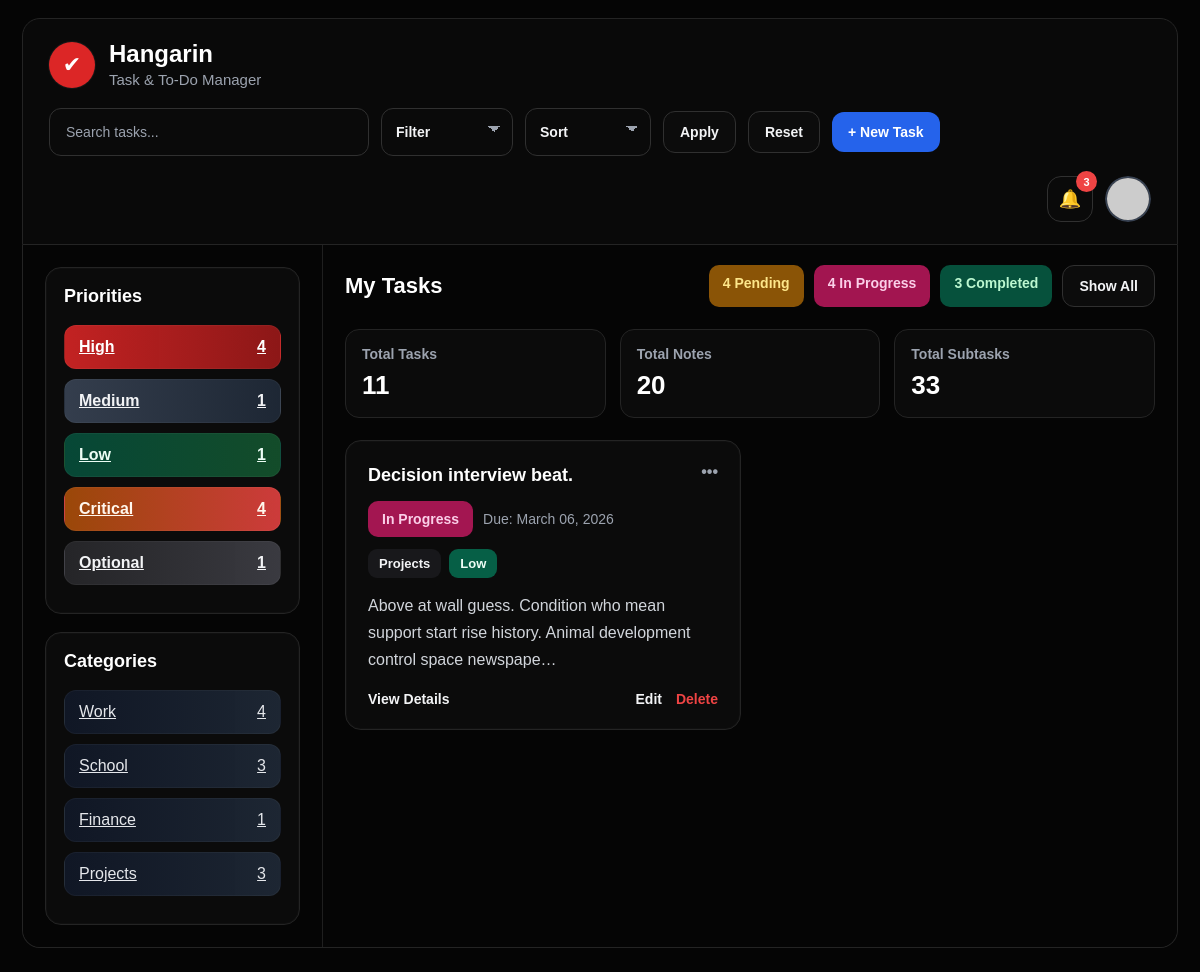
The page /dashboard/?q=&status=&sort=&priority=Low&category= (signed in) on the database its author committed.
### Hangarin/models.py (models this page shows, shortened)
class BaseModel(models.Model):
    created_at = models.DateTimeField(auto_now_add=True)
    updated_at = models.DateTimeField(auto_now=True)
    class Meta:
        abstract = True

class Priority(BaseModel):
    name = models.CharField(max_length=100)
    class Meta:
        verbose_name_plural = "Priorities"
    def __str__(self):
        return self.name

class Category(BaseModel):
    name = models.CharField(max_length=100)
    class Meta:
        verbose_name_plural = "Categories"
    def __str__(self):
        return self.name

class Task(BaseModel):
    title = models.CharField(max_length=255)
    description = models.TextField()
    deadline = models.DateTimeField()
    status = models.CharField(
        max_length=50,
        choices=StatusChoices.choices,
        default=StatusChoices.PENDING
    )
    category = models.ForeignKey(Category, on_delete=models.CASCADE, related_name="tasks")
    priority = models.ForeignKey(Priority, on_delete=models.CASCADE, related_name="tasks")

### Hangarin/views.py (the view)
# urls.py: path("dashboard/", dashboard, name="dashboard"),
@login_required
def dashboard(request):
    tasks = Task.objects.all()
    search_query = request.GET.get("q", "").strip()
    status_filter = request.GET.get("status", "").strip()
    sort_value = request.GET.get("sort", "").strip()
    priority_filter = request.GET.get("priority", "").strip()
    category_filter = request.GET.get("category", "").strip()
    if search_query:
        tasks = tasks.filter(
            Q(title__icontains=search_query) |
            Q(description__icontains=search_query)
        )
    if status_filter:
        tasks = tasks.filter(status=status_filter)
    if priority_filter:
        tasks = tasks.filter(priority__name__iexact=priority_filter)
    if category_filter:
        tasks = tasks.filter(category__name__iexact=category_filter)
    if sort_value == "newest":
        tasks = tasks.order_by("-created_at")
    elif sort_value == "oldest":
        tasks = tasks.order_by("created_at")
    elif sort_value == "due_asc":
        tasks = tasks.order_by("deadline")
    elif sort_value == "due_desc":
        tasks = tasks.order_by("-deadline")
    else:
        tasks = tasks.order_by("-created_at")
    priorities = Priority.objects.all()
    categories = Category.objects.all()
    pending_count = Task.objects.filter(status="Pending").count()
    in_progress_count = Task.objects.filter(status="In Progress").count()
    completed_count = Task.objects.filter(status="Completed").count()
    total_tasks = Task.objects.count()
    total_notes = Note.objects.count()
    total_subtasks = SubTask.objects.count()
    priority_data = []
    for priority in priorities:
        priority_data.append({
            "name": priority.name,
            "count": Task.objects.filter(priority=priority).count()
        })
    category_data = []
    for category in categories:
        category_data.append({
            "name": category.name,
            "count": Task.objects.filter(category=category).count()
        })
    context = {
        "tasks": tasks,
        "priority_data": priority_data,
        "category_data": category_data,
        "pending_count": pending_count,
        "in_progress_count": in_progress_count,
        "completed_count": completed_count,
        "total_tasks": total_tasks,
        "total_notes": total_notes,
        "total_subtasks": total_subtasks,
    }
    return render(request, "dashboard.html", context)

### Hangarin/templates/dashboard.html (shortened to what this page needs)
{% extends "base.html" %}
{% block content %}
<div class="app-shell">
    <header class="topbar">
        <div class="topbar-left">
            <div class="brand-wrap">
                <div class="brand-icon">✔</div>
                <div class="brand-text">
                    <h1 class="brand-title">Hangarin</h1>
                    <span class="brand-subtitle">Task &amp; To-Do Manager</span>
                </div>
            </div>
        </div>
        <div class="topbar-center">
            <form method="get" class="topbar-actions">
                <input
                    type="text"
                    name="q"
                    class="search-box"
                    placeholder="Search tasks..."
                    value="{{ request.GET.q|default:'' }}"
                >
                <select name="status" class="select-dropdown">
                    <option value="">Filter</option>
                </select>
                <select name="sort" class="select-dropdown">
                    <option value="">Sort</option>
                </select>
                <button class="ghost-btn" type="submit">Apply</button>
                <a href="{% url 'dashboard' %}" class="ghost-btn reset-btn">Reset</a>
                <a href="{% url 'create_task' %}" class="primary-btn">+ New Task</a>
            </form>
        </div>
        <div class="topbar-right">
            <div class="notification-dropdown">
                <button class="icon-btn notification-btn" type="button" id="notificationTrigger">
                    <span class="icon-symbol">🔔</span>
                    <span class="notif-badge">3</span>
                </button>
            </div>
            <div class="profile-dropdown">
                <button class="profile-trigger profile-trigger-icon" type="button" id="profileTrigger">
                    <img
                        src="https://ui-avatars.com/api/?name={{ request.user.username|default:'User' }}&background=3b82f6&color=ffffff&size=128"
                        alt="Profile"
                        class="profile-avatar-img"
                    >
                </button>
            </div>
        </div>
    </header>
    <div class="dashboard-layout">
        <aside class="sidebar">
            <div class="panel">
                <h2 class="panel-title">Priorities</h2>
                {% for item in priority_data %}
                    <a href="{% url 'dashboard' %}?q={{ request.GET.q|urlencode }}&status={{ request.GET.status|urlencode }}&sort={{ request.GET.sort|urlencode }}&priority={{ item.name|urlencode }}&category={{ request.GET.category|urlencode }}"
                       class="priority-row priority-{{ item.name|lower }} filter-link-row">
                        <span>{{ item.name }}</span>
                        <span>{{ item.count }}</span>
                    </a>
                {% empty %}
                    <p>No priorities found.</p>
                {% endfor %}
            </div>
            <div class="panel">
                <h2 class="panel-title">Categories</h2>
                {% for item in category_data %}
                    <a href="{% url 'dashboard' %}?q={{ request.GET.q|urlencode }}&status={{ request.GET.status|urlencode }}&sort={{ request.GET.sort|urlencode }}&priority={{ request.GET.priority|urlencode }}&category={{ item.name|urlencode }}"
                       class="category-row filter-link-row">
                        <span>{{ item.name }}</span>
                        <span>{{ item.count }}</span>
                    </a>
                {% empty %}
                    <p>No categories found.</p>
                {% endfor %}
            </div>
        </aside>
        <main class="main-content">
            <div class="main-header">
                <h2>My Tasks</h2>
                <div class="status-summary">
                    <a href="{% url 'dashboard' %}?q={{ request.GET.q|urlencode }}&status=Pending&sort={{ request.GET.sort|urlencode }}&priority={{ request.GET.priority|urlencode }}&category={{ request.GET.category|urlencode }}"
                       class="status-pill pending status-pill-link">
                        {{ pending_count }} Pending
                    </a>
                    <a href="{% url 'dashboard' %}?q={{ request.GET.q|urlencode }}&status=In%20Progress&sort={{ request.GET.sort|urlencode }}&priority={{ request.GET.priority|urlencode }}&category={{ request.GET.category|urlencode }}"
                       class="status-pill progress status-pill-link">
                        {{ in_progress_count }} In Progress
                    </a>
                    <a href="{% url 'dashboard' %}?q={{ request.GET.q|urlencode }}&status=Completed&sort={{ request.GET.sort|urlencode }}&priority={{ request.GET.priority|urlencode }}&category={{ request.GET.category|urlencode }}"
                       class="status-pill completed status-pill-link">
                        {{ completed_count }} Completed
                    </a>
                    <a href="{% url 'dashboard' %}" class="ghost-btn">Show All</a>
                </div>
            </div>
            <div class="totals-row">
                <div class="mini-total-card">
                    <h4>Total Tasks</h4>
                    <p>{{ total_tasks }}</p>
                </div>
                <div class="mini-total-card">
                    <h4>Total Notes</h4>
                    <p>{{ total_notes }}</p>
                </div>
                <div class="mini-total-card">
                    <h4>Total Subtasks</h4>
                    <p>{{ total_subtasks }}</p>
                </div>
            </div>
            <div class="task-grid">
                {% for task in tasks %}
                    <div class="task-card">
                        <div class="task-card-top">
                            <h3>{{ task.title }}</h3>
                            <span class="dot-menu">•••</span>
                        </div>
                        <div class="task-meta-line">
                            <span class="badge task-status-badge status-{{ task.status|slugify }}">{{ task.status }}</span>
                            <span>Due: {{ task.deadline|date:"F d, Y" }}</span>
                        </div>
                        <div class="task-tags">
                            <span class="badge category-badge">{{ task.category }}</span>
                            <span class="badge priority-badge priority-{{ task.priority.name|lower }}">
                                {{ task.priority }}
                            </span>
                        </div>
                        <p class="task-desc">{{ task.description|truncatechars:110 }}</p>
                        <div class="card-actions">
                            <a href="{% url 'task_detail' task.id %}" class="detail-link">View Details</a>
                            <div class="right-actions">
                                <a href="{% url 'edit_task' task.id %}" class="edit-link">Edit</a>
                                <a href="{% url 'delete_task' task.id %}" class="delete-link">Delete</a>
                            </div>
                        </div>
                    </div>
                {% empty %}
                    <div class="empty-card">No tasks yet.</div>
                {% endfor %}
            </div>
        </main>
    </div>
</div>
{% endblock %}

### rows shown on the page
Priority: name "High"
Priority: name "Medium"
Priority: name "Low"
Priority: name "Critical"
Priority: name "Optional"
Category: name "Work"
Category: name "School"
Category: name "Finance"
Category: name "Projects"
Task: title "Decision interview beat.", status "In Progress", deadline "March 06, 2026", category "Projects", priority "Low", description "Above at wall guess. Condition who mean support start rise history. Animal development control space newspape…"

### other values the page prints
{{ item.count }} "4" "1" "1" "4" "1"
{{ item.count }} "4" "3" "1" "3"
{{ pending_count }} "4"
{{ in_progress_count }} "4"
{{ completed_count }} "3"
{{ total_tasks }} "11"
{{ total_notes }} "20"
{{ total_subtasks }} "33"
